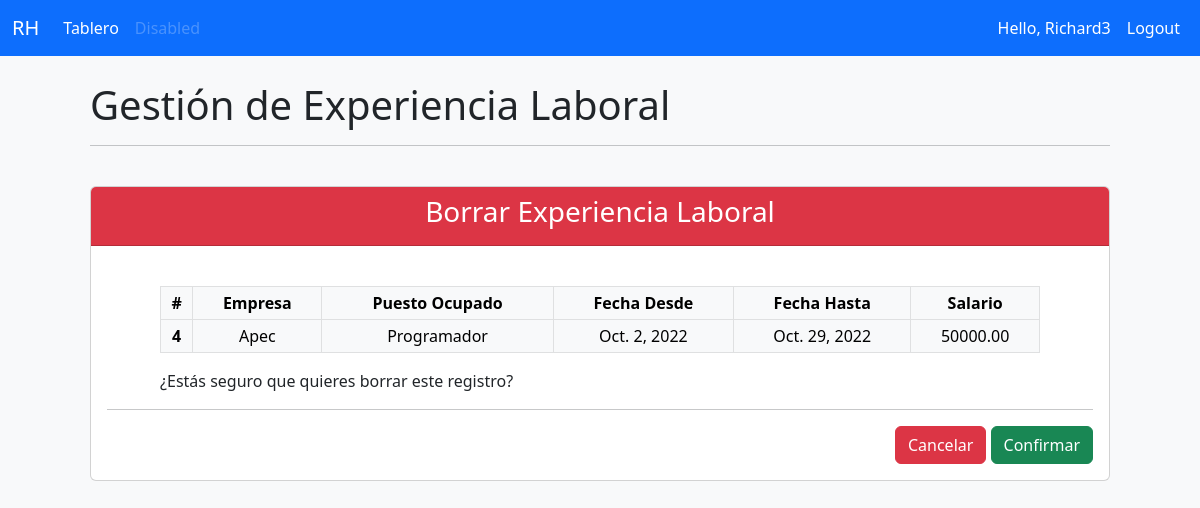
/Borrarexperiencialaboral/4/ (signed in), run on the app's committed database.
### msrh/models.py (models this page shows, shortened)
class ExperienciaLaboral(models.Model):
    id = models.AutoField(auto_created=True ,primary_key= True, serialize=False,verbose_name='ID')
    empresa = models.CharField (max_length=200, null=True, verbose_name='Empresa')
    puestoOcupado = models.CharField(max_length=200, null=True, verbose_name='Puesto Ocupado')
    fechaDesde = models.DateField(verbose_name='Fecha Desde')
    fechaHasta = models.DateField(verbose_name='Fecha Hasta')
    salario = models.DecimalField(max_digits=10, decimal_places=2, verbose_name='Salario')

### msrh/decorators.py (the view)
        def wrapper_func(request, *args, **kwargs):
            group = None
            if request.user.groups.exists():
                group = request.user.groups.all()[0].name
            if group in allowed_roles:
                return view_func(request, *args, **kwargs)
            else:
                return HttpResponse('No estas autorizado para ver la pagina')

### msrh/views.py (called while the page is built)
@login_required(login_url='login')
@allowed_users(allowed_roles=['admin', 'candidato'])
def delete_ExperienciaLaboral(request, pk):
    experienciaLaboral = ExperienciaLaboral.objects.get(id=pk)
    if request.method == 'POST':
        experienciaLaboral.delete()
        return redirect('/experienciaLaboral')
    context = {'experienciaLaboral':experienciaLaboral}
    return render(request, 'msrh/CRUD/Borrarexperiencialaboral.html', context)

### msrh/templates/msrh/CRUD/Borrarexperiencialaboral.html (shortened to what this page needs)
{% extends 'msrh/main.html' %}
{% block content %}
<h1>Gestión de Experiencia Laboral</h1>
<hr><br>
<div class="card ">
    <div class="card-header text-center bg-danger text-white">
     <h3>Borrar Experiencia Laboral</h3>
    </div>
    <div class="card-body  ">
        <div class="container col-md-7 col-lg-11">
            <br>
            <table  class="table table-light table-bordered  table-sm w-100" >
            <tr class="text-center ">
                <th>#</th>
                <th>Empresa</th>
                <th>Puesto Ocupado</th>
                <th>Fecha Desde</th>
                <th>Fecha Hasta</th>
                <th>Salario</th>
              </tr>
            <tbody class="">
              <tr class="text-center">
                <th>{{experienciaLaboral.id}}</th>
                <td>{{experienciaLaboral.empresa}}</td>
                <td>{{experienciaLaboral.puestoOcupado}}</td>
                <td>{{experienciaLaboral.fechaDesde}}</td>
                <td>{{experienciaLaboral.fechaHasta}}</td>
                <td>{{experienciaLaboral.salario}}</td>
              </tr>
            </tbody>
            </table>
            <p>¿Estás seguro que quieres borrar este registro?</p>
    </div>
    <hr>
            <form  method="POST">
                <div class="modal-footer">
                <div class="bd-example">
                <a href="{% url 'experienciaLaboral' %}" class="btn btn-danger">Cancelar</a>
                <button type="submit" class="btn btn-success">Confirmar</button>
            </div>
        </div>
            </form>
    </div>
  </div>
{% endblock %}

### msrh/templates/msrh/navbar/navbarADMIN.html (shortened to what this page needs)
{% load static %}
<nav class="navbar navbar-expand-lg navbar-dark bg-primary fixed-top">
    <div class="container-fluid">
      <a class="navbar-brand" href="#">RH</a>
      <div class="collapse navbar-collapse" id="navbarSupportedContent">
        <ul class="navbar-nav me-auto mb-2 mb-lg-0">
          <li class="nav-item">
            <a class="nav-link active" aria-current="page" href="{% url 'home' %}">Tablero</a>
          </li>
          <li class="nav-item">
            <a class="nav-link disabled">Disabled</a>
          </li>
        </ul>
        <div class="d-flex" >
          <ul class="navbar-nav me-auto mb-2 mb-lg-0">
            <li class="nav-item">
              <span class="nav-link active">Hello, {{request.user}}</span>
            </li>
            <li class="nav-item">
              <a class="nav-link active" aria-current="page" href="{% url 'logout' %}">Logout</a>
            </li>
          </ul>
        </div>
      </div>
    </div>
  </nav>

### data on the page
ExperienciaLaboral: id "4", empresa "Apec", puestoOcupado "Programador", fechaDesde "Oct. 2, 2022", fechaHasta "Oct. 29, 2022", salario "50000.00"

### other printed values
{{ request.user }} "Richard3"
